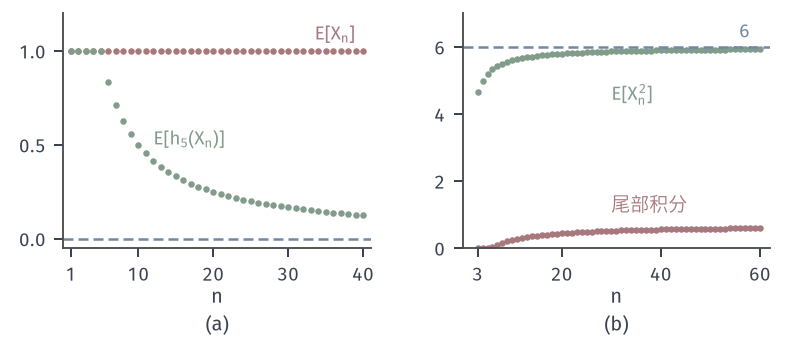

Generate this figure with Python:
from pathlib import Path
import sys
HERE = Path(__file__).resolve().parent
sys.path.insert(0, str(HERE.parent/"weak-common"))
from weak_fig import *
# (a) X_n = n w.p. 1/n: E X_n = 1, E h_5(X_n) = min(n,5)/n -> 0. (b) Bin(n,2/n): E X_n^2 = 6-4/n -> 6;
# tail E[X_n^2 1{X_n^2>25}] computed exactly from the pmf.
fig, axes = figure(width_mm=112, height_mm=48, ncols=2)
panel(fig, left=.08, wspace=.3, bottom=.27)
ax = axes[0]; ns = np.arange(1, 41)
ax.plot(ns, np.ones_like(ns, dtype=float), 'o', ms=2.6, color=RED, mew=0)
ax.plot(ns, np.minimum(ns, 5)/ns, 'o', ms=2.6, color=GREEN, mew=0)
ax.axhline(0, color=BLUE, lw=1.0, ls=DASH)
lab(ax, 39, 1.04, r'$\mathrm{E}[X_n]$', RED, ha='right', va='bottom'); lab(ax, 12, .5, r'$\mathrm{E}[h_5(X_n)]$', GREEN)
ax.set_xlim(0, 41); ax.set_ylim(-.05, 1.2); ax.set_xticks([1, 10, 20, 30, 40]); ax.set_yticks([0, .5, 1])
axlab(ax, r'$n$')
ax = axes[1]; ns = np.arange(3, 61); m2 = []; tl = []
for n in ns:
    p = binom_pmf(int(n), 2/n); k = np.arange(n+1); m2.append(float((p*k**2).sum())); tl.append(float((p*k**2*(k > 5)).sum()))
m2 = np.array(m2); tl = np.array(tl); assert np.allclose(m2, 6-4/ns)
ax.plot(ns, m2, 'o', ms=2.6, color=GREEN, mew=0); ax.plot(ns, tl, 'o', ms=2.6, color=RED, mew=0)
ax.axhline(6, color=BLUE, lw=1.0, ls=DASH)
lab(ax, 58, 6.15, r'$6$', BLUE, ha='right', va='bottom'); lab(ax, 30, 4.4, r'$\mathrm{E}[X_n^2]$', GREEN); lab(ax, 30, 1.1, '尾部积分', RED)
ax.set_xlim(0, 62); ax.set_ylim(0, 7); ax.set_xticks([3, 20, 40, 60]); ax.set_yticks([0, 2, 4, 6])
axlab(ax, r'$n$')
tags(fig, axes)
save(fig, HERE, 'figure', {'max_tail_integral': float(tl.max())})
